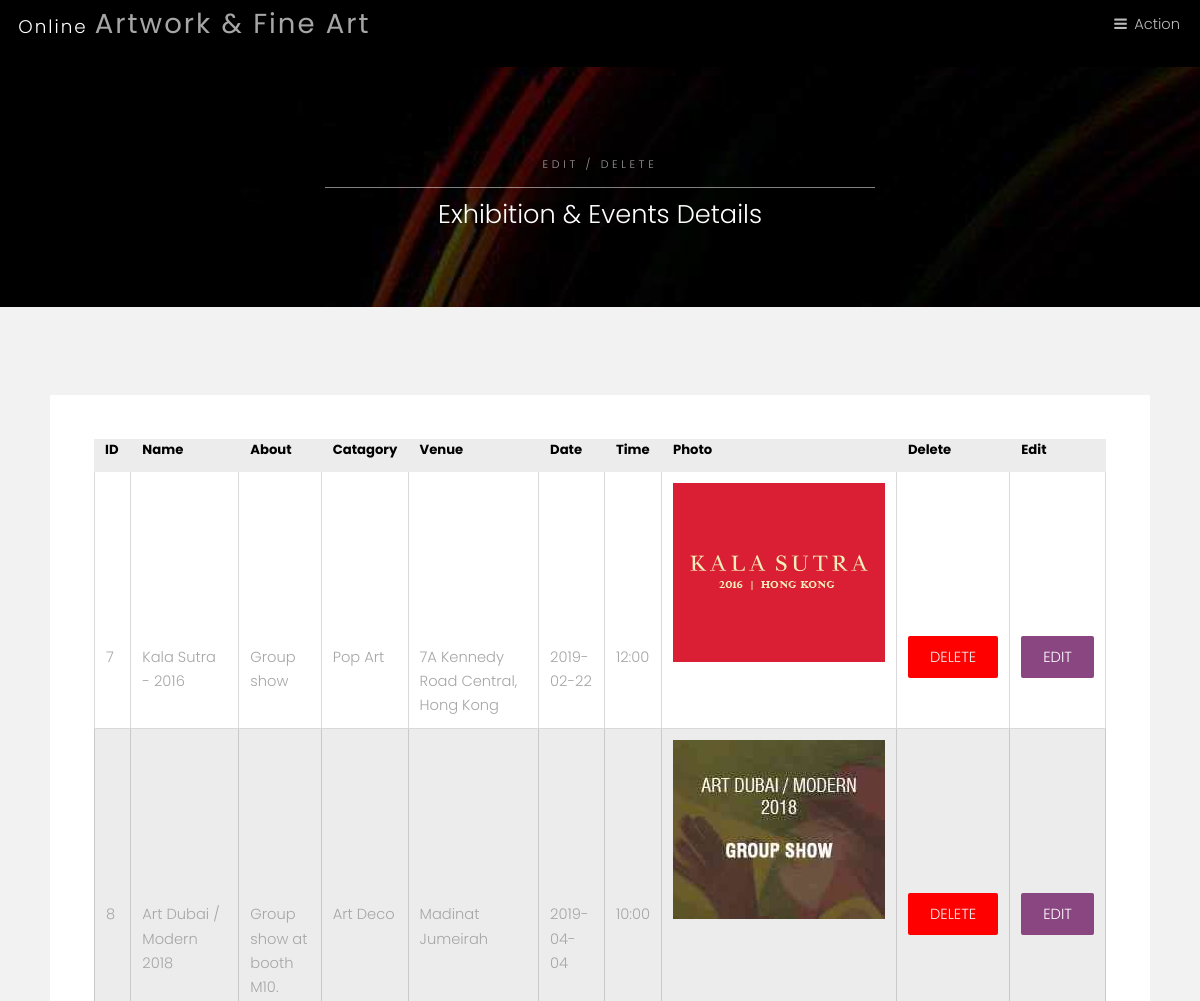
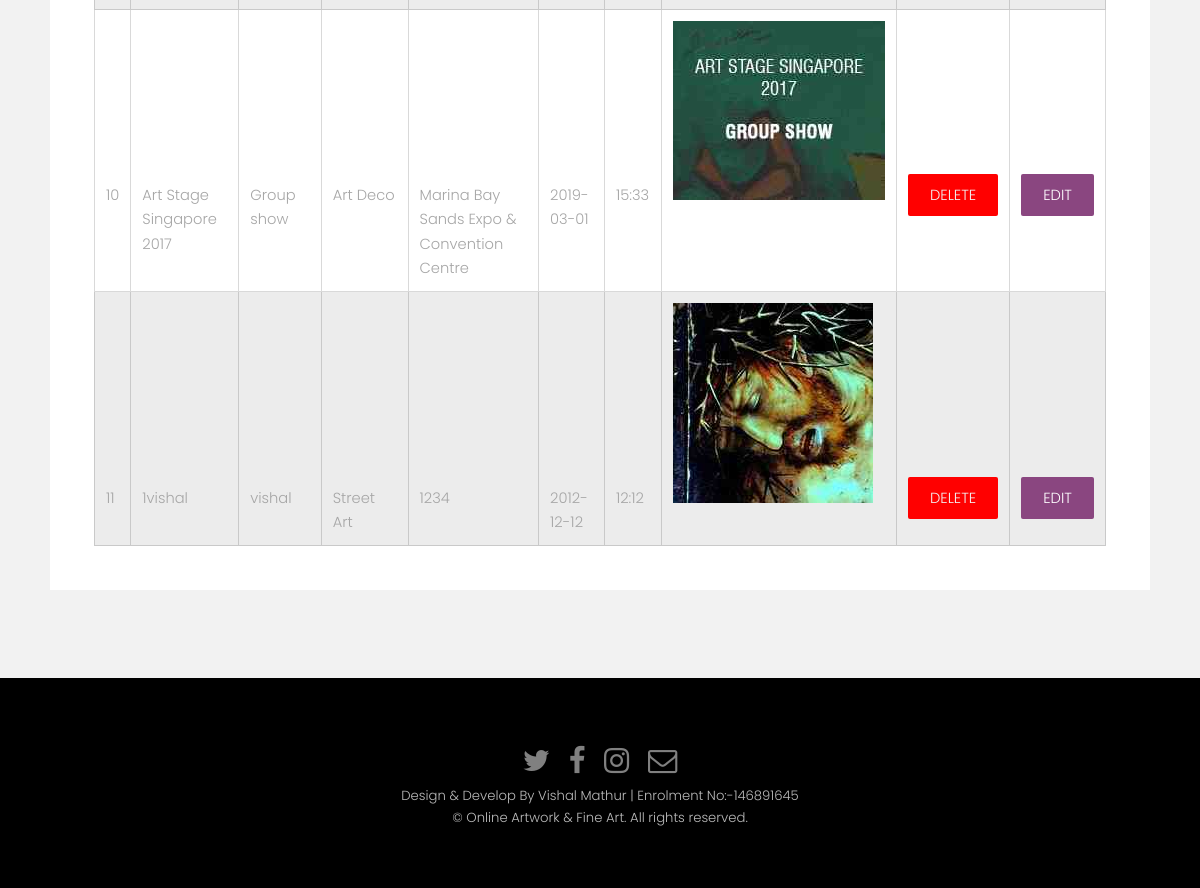
Screenshot of /admin/manage_exhibitionevents.php with the database file from the repository (2 pictures, top to bottom).
### tables this page shows
CREATE TABLE `exhibition_events` (
  `ex_id` int(100) NOT NULL,
  `event_name` varchar(100) NOT NULL,
  `event_about` varchar(500) NOT NULL,
  `event_category` varchar(100) NOT NULL,
  `event_venue` varchar(500) NOT NULL,
  `event_date` date NOT NULL,
  `event_time` varchar(500) NOT NULL,
  `event_photo` varchar(900) NOT NULL
);

### admin/manage_exhibitionevents.php (the view, shortened to what this page needs)
<?php include("header/header.php");?>
<section id="One" class="wrapper style3">
   <div class="inner">
      <header class="align-center">
         <p>Edit / Delete</p>
         <h2>Exhibition & Events Details</h2>
      </header>
   </div>
</section>
<section id="two" class="wrapper style2">
   <div class="inner">
      <div class="box">
         <div class="content">
            <div class="table-wrapper" style="overflow-x:auto">
               <?php
                  $sql="select * from exhibition_events";
                  $run=mysqli_query($con,$sql);
                  echo "<table class='alt'>
                  <tr>
                  <th>ID</th>
                  <th>Name</th>
                  <th>About</th>
                  <th>Catagory</th>
                  <th>Venue</th>
                  <th>Date</th>
                  <th>Time</th>
                  <th>Photo</th>
                  <th>Delete</th>
                  <th>Edit</th>
                  </tr>";
                  while($result=mysqli_fetch_array($run))
                  {
                  	echo "<tr>
                  	<td>$result[0]</td>
                  <td>$result[1]</td>
                  <td>$result[2]</td>
                  <td>$result[3]</td>
                  <td>$result[4]</td>
                  <td>$result[5]</td>
                  <td>$result[6]</td>
                  <td><img src='$result[7]' class='img-responsive dp'></td>
                  <td>
                  <a class='button special-red' href='del_exhibitionevents.php?id=$result[0]' class='btn btn-danger' value='del' name='del'>delete</a></td>
                  <td><a class='button special' href='update_exhibitionevents.php?id=$result[0]' class='btn btn-danger'>Edit</a></td>
                  	</tr>";
                  }
                  echo "</table>";
                  ?>
            </div>
         </div>
      </div>
   </div>
</section>
<?php include("../footer/footer.php");?>

### admin/header/header.php (shortened to what this page needs)
<!doctype html>
<html lang="en" class="gr__localhost" style="
    margin-top: 67px;
    background-color: BLACK;
">
<head>
<link rel="stylesheet" href="../assets/css/main.css" />
</head>
<header>
<nav class="#header">
			<header id="header" class="alt">
				<div class="logo"><a href="index.php">Online <span>Artwork &amp; Fine Art</span></a></div>
				<a href="#menu"><p class="custom-para">Action</p></a>
			</header>
</nav>
</header>
<body>

### footer/footer.php (shortened to what this page needs)
<footer id="footer">
   <div class="container">
      <ul class="icons">
         <li><a href="#" class="icon fa-twitter"><span class="label">Twitter</span></a></li>
         <li><a href="#" class="icon fa-facebook"><span class="label">Facebook</span></a></li>
         <li><a href="#" class="icon fa-instagram"><span class="label">Instagram</span></a></li>
         <li><a href="#" class="icon fa-envelope-o"><span class="label">Email</span></a></li>
      </ul>
   </div>
   <div class="copyright">
      <div class="footer text-center">Design & Develop By Vishal Mathur | Enrolment No:-146891645</div>
      &copy; Online Artwork & Fine Art. All rights reserved.
   </div>
</footer>
</body>
</html>

### rows the page displays
exhibition_events: ex_id "7", event_name "Kala Sutra - 2016", event_about "Group show", event_category "Pop Art", event_venue "7A Kennedy Road Central, Hong Kong", event_date "2019-02-22", event_time "12:00", event_photo (picture)
exhibition_events: ex_id "8", event_name "Art Dubai / Modern 2018", event_about "Group show at booth M10.", event_category "Art Deco", event_venue "Madinat Jumeirah", event_date "2019-04-04", event_time "10:00", event_photo (picture)
exhibition_events: ex_id "10", event_name "Art Stage Singapore 2017", event_about "Group show", event_category "Art Deco", event_venue "Marina Bay Sands Expo & Convention Centre", event_date "2019-03-01", event_time "15:33", event_photo (picture)
exhibition_events: ex_id "11", event_name "1vishal", event_about "vishal", event_category "Street Art", event_venue "1234", event_date "2012-12-12", event_time "12:12", event_photo (picture)
